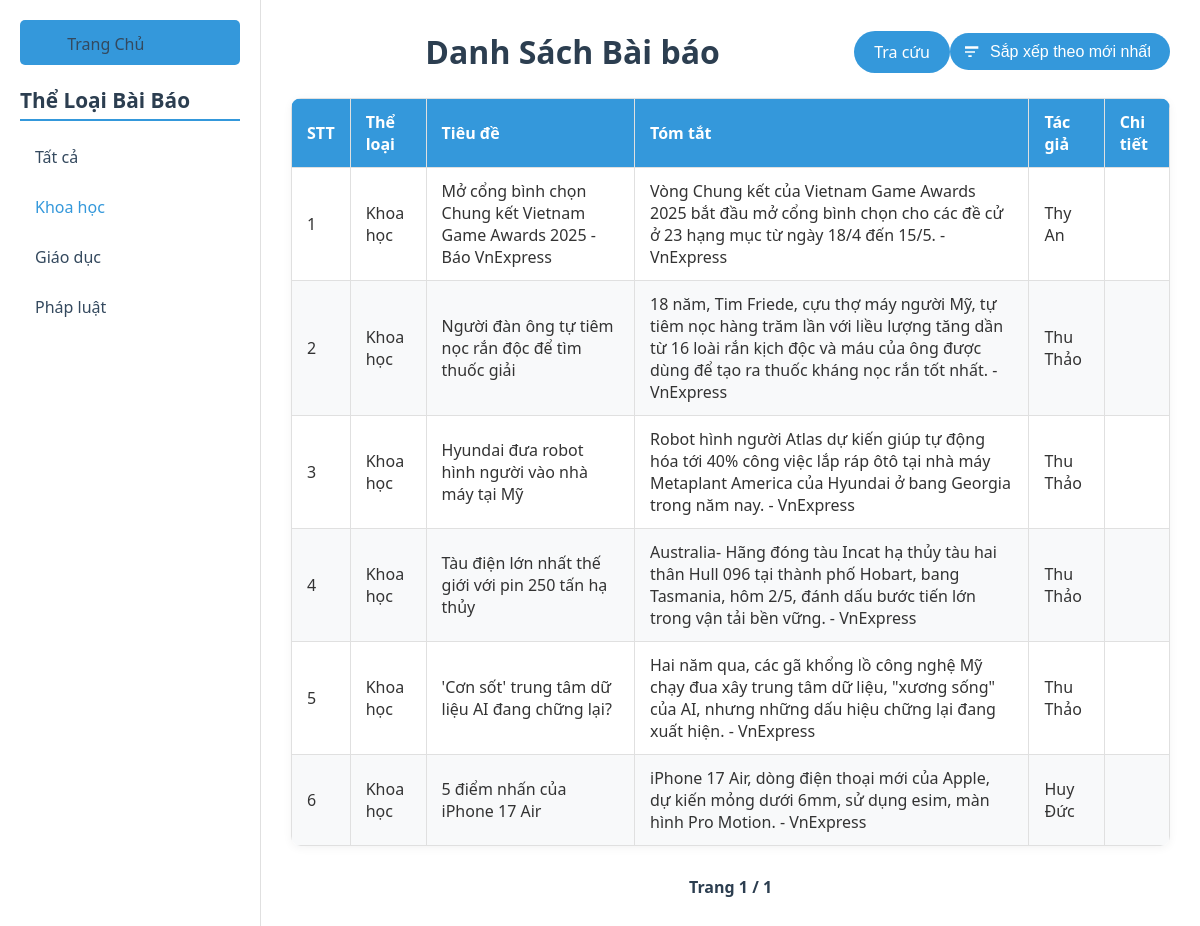
The page /articles?category=Khoa+học&sort_by=newest on the database as committed earlier.
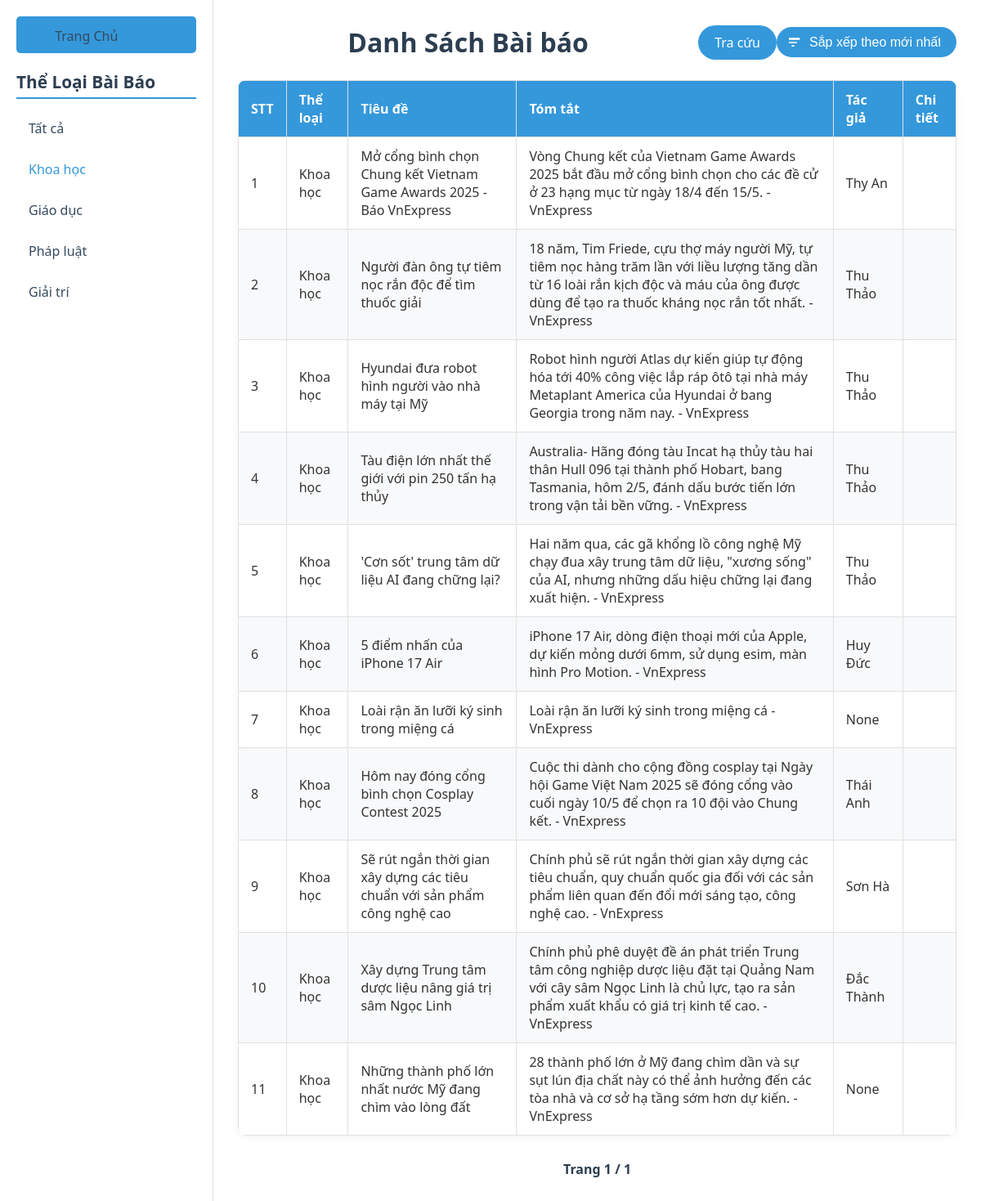
The same page on the database as committed later.
### app.py (models this page shows)
class ArticleModel(db.Model):
    __tablename__ = 'articles'
    id = db.Column(db.Integer, primary_key=True)
    url = db.Column(db.String)
    title = db.Column(db.String)
    description = db.Column(db.String)
    page_contents = db.Column(db.Text)
    category = db.Column(db.String)
    publish_date = db.Column(db.String)
    author = db.Column(db.String)

### app.py (the view)
@app.route('/articles')
def articles():
    category = request.args.get('category')  # Lấy danh mục từ query string
    page = request.args.get('page', 1, type=int)
    per_page = 20
    sort_by = request.args.get('sort_by', 'newest')  # Mặc định sắp xếp theo mới nhất
    categories = db.session.query(ArticleModel.category).distinct().all()
    query = ArticleModel.query
    if category:
        query = query.filter_by(category=category)
    if sort_by == 'oldest':  # Sắp xếp theo cũ nhất
        query = query.order_by(ArticleModel.publish_date.asc())  # Sắp xếp theo ngày tăng dần (cũ nhất)
    else:  # Mặc định sắp xếp theo mới nhất
        query = query.order_by(ArticleModel.publish_date.desc())  # Sắp xếp theo ngày giảm dần (mới nhất)
    pagination = query.paginate(page=page, per_page=per_page)
    start_index = (pagination.page - 1) * pagination.per_page
    return render_template('articles.html', articles=pagination.items, pagination=pagination, start_index=start_index, sort_by=sort_by, category=category, categories=categories)

### templates/articles.html (shortened to what this page needs)
<!DOCTYPE html>
<html>
<head>
</head>
<body>
    <div class="sidebar">
        <a href="/" class="home-button">
            <box-icon name='home'></box-icon> Trang Chủ
        </a>
        <h3>Thể Loại Bài Báo</h3>
        <a href="{{ url_for ('articles') }}">Tất cả</a>
        {% for cat in categories %}
            <a href="{{ url_for('articles', category=cat[0], sort_by=sort_by) }}" {% if category == cat[0] %}style="color: #3498db;"{% endif %}>
                {{ cat[0] }}
            </a>
        {% endfor %}
    </div>
    <div class="main">
        <div class="topbar">
            <h1>Danh Sách Bài báo</h1>
            <a href="/search" class="button big">Tra cứu</a>
            <div class="sort-dropdown">
                <form method="get" action="/articles">
                    <select name="sort_by" onchange="this.form.submit()">
                        <option value="newest" {% if sort_by == 'newest' %}selected{% endif %}>Sắp xếp theo mới nhất</option>
                    </select>
                </form>
            </div>
        </div>
        <table>
            <thead>
                <tr>
                    <th>STT</th>
                    <th>Thể loại</th>
                    <th>Tiêu đề</th>
                    <th>Tóm tắt</th>
                    <th>Tác giả</th>
                    <th>Chi tiết</th>
                </tr>
            </thead>
            <tbody>
                {% for article in articles %}
                <tr>
                    <td>{{ start_index + loop.index }}</td>
                    <td>{{ article.category }}</td>
                    <td>{{ article.title }}</td>
                    <td>{{ article.description }}</td>
                    <td>{{ article.author }}</td>
                    <td>
                        <a href="/article/{{ article.id }}" class="detail-icon">
                            <box-icon type='solid' name='comment-detail'></box-icon>
                        </a>
                    </td>
                </tr>
                {% endfor %}
            </tbody>
        </table>
        <div class="pagination">
            <span class="current-page">Trang {{ pagination.page }} / {{ pagination.pages }}</span>
        </div>
    </div>
</body>
</html>

### templates/articles.html (style rules this page uses)
body { display: flex; font-family: 'Segoe UI', Arial, sans-serif; margin: 0; background-color: #f4f7fa; color: #333; min-height: 100vh; }
.sidebar { width: 220px; padding: 20px; background-color: #ffffff; border-right: 1px solid #e0e0e0; box-shadow: 2px 0 10px rgba(0, 0, 0, 0.05); }
.sidebar h3 { font-size: 1.3em; color: #2c3e50; margin-bottom: 15px; border-bottom: 2px solid #3498db; padding-bottom: 5px; }
.sidebar a { display: block; padding: 10px 15px; text-decoration: none; color: #34495e; margin-bottom: 8px; border-radius: 5px; transition: background-color 0.3s, color 0.3s; }
.home-button { display: flex; align-items: center; padding: 10px 15px; background-color: #3498db; color: white; text-decoration: none; border-radius: 5px; font-size: 1em; margin-bottom: 20px; transition: background-color 0.3s, color 0.3s; }
.home-button box-icon { width: 20px; height: 20px; margin-right: 8px; }
.main { flex: 1; padding: 30px; background-color: #ffffff; }
.topbar { display: flex; justify-content: space-between; align-items: center; margin-bottom: 25px; }
.topbar h1 { flex: 1; text-align: center; font-size: 2em; color: #2c3e50; margin: 0; }
.button.big { font-size: 1em; padding: 10px 20px; background-color: #3498db; color: white; text-decoration: none; border-radius: 25px; transition: background-color 0.3s, transform 0.2s; }
.sort-dropdown { display: inline-block; position: relative; }
.sort-dropdown select { padding: 10px 20px 10px 40px; font-size: 1em; background-color: #3498db; color: white; border: none; border-radius: 25px; appearance: none; cursor: pointer; transition: background-color 0.3s, transform 0.2s; outline: none; width: 220px; position: relative; }
.sort-dropdown::after { position: absolute; top: 50%; right: 15px; transform: translateY(-50%); color: white; pointer-events: none; }
.sort-dropdown select { background-size: 20px 20px; }
table { border-collapse: collapse; width: 100%; background-color: #fff; border-radius: 10px; overflow: hidden; box-shadow: 0 2px 10px rgba(0, 0, 0, 0.05); }
th, td { border: 1px solid #e0e0e0; padding: 12px 15px; text-align: left; }
th { background-color: #3498db; color: white; font-weight: 600; }
tr:nth-child(even) { background-color: #f8f9fa; }
td a.detail-icon { display: inline-flex; align-items: center; justify-content: center; text-decoration: none; color: #3498db; transition: color 0.3s; }
td a.detail-icon box-icon { width: 24px; height: 24px; }
.pagination { text-align: center; margin-top: 30px; }
.pagination .current-page { margin: 0 10px; font-weight: bold; color: #2c3e50; }

Rows that differ between the two databases and show on the page:
added ArticleModel: index "7", category "Khoa học", title "Loài rận ăn lưỡi ký sinh trong miệng cá", description "Loài rận ăn lưỡi ký sinh trong miệng cá - VnExpress", author "None"
added ArticleModel: index "8", category "Khoa học", title "Hôm nay đóng cổng bình chọn Cosplay Contest 2025", description "Cuộc thi dành cho cộng đồng cosplay tại Ngày hội Game Việt Nam 2025 sẽ đóng cổng vào cuối ngày 10/5 để chọn ra 10 đội vào Chung kết. - VnExpress", author "Thái Anh"
added ArticleModel: index "9", category "Khoa học", title "Sẽ rút ngắn thời gian xây dựng các tiêu chuẩn với sản phẩm công nghệ cao", description "Chính phủ sẽ rút ngắn thời gian xây dựng các tiêu chuẩn, quy chuẩn quốc gia đối với các sản phẩm liên quan đến đổi mới sáng tạo, công nghệ cao. - VnExpress", author "Sơn Hà"
added ArticleModel: index "10", category "Khoa học", title "Xây dựng Trung tâm dược liệu nâng giá trị sâm Ngọc Linh", description "Chính phủ phê duyệt đề án phát triển Trung tâm công nghiệp dược liệu đặt tại Quảng Nam với cây sâm Ngọc Linh là chủ lực, tạo ra sản phẩm xuất khẩu có giá trị kinh tế cao. - VnExpress", author "Đắc Thành"
added ArticleModel: index "11", category "Khoa học", title "Những thành phố lớn nhất nước Mỹ đang chìm vào lòng đất", description "28 thành phố lớn ở Mỹ đang chìm dần và sự sụt lún địa chất này có thể ảnh hưởng đến các tòa nhà và cơ sở hạ tầng sớm hơn dự kiến. - VnExpress", author "None"
Other text that changed with them:
new list line: "Giải trí"
